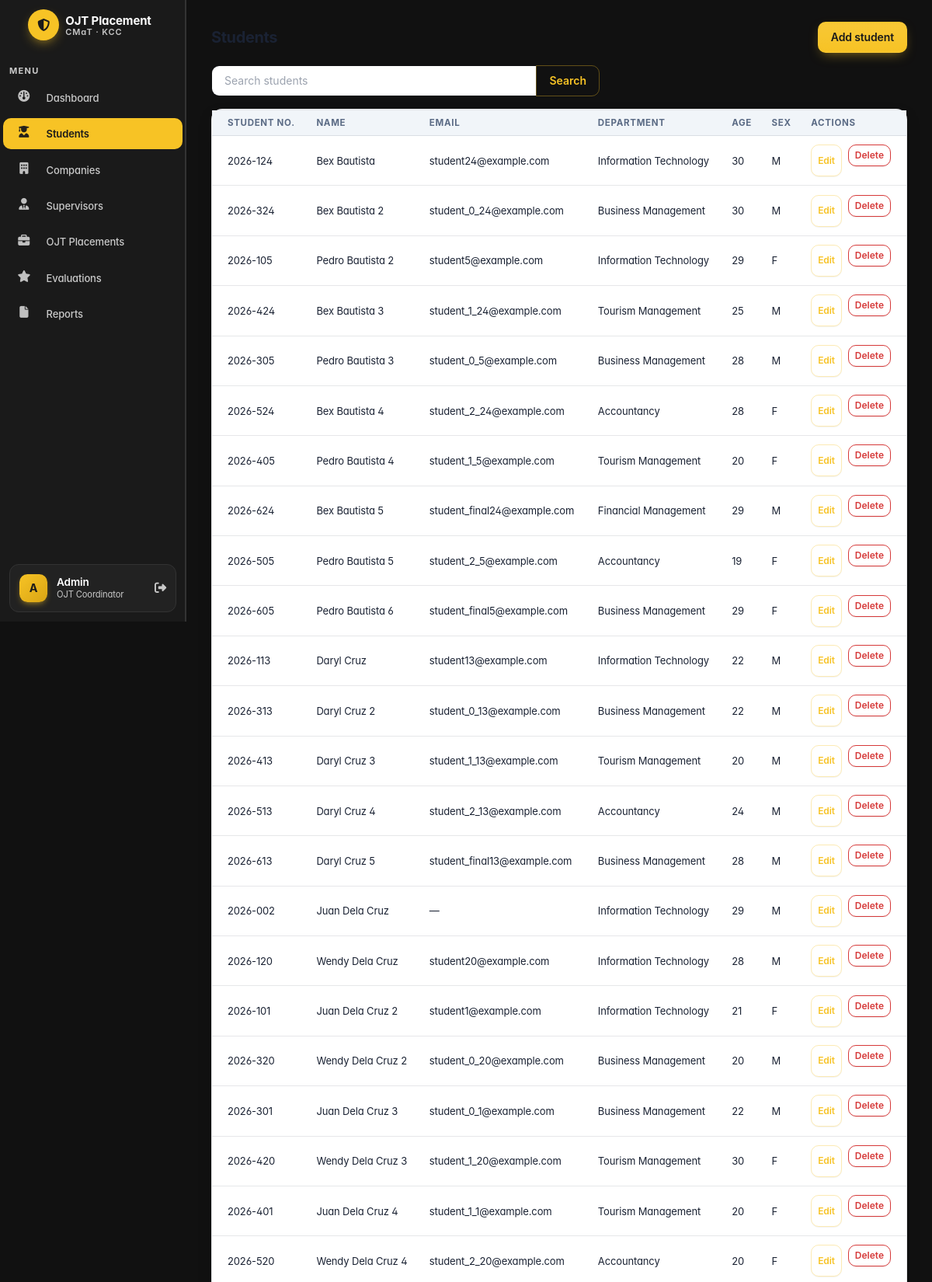
The app's page /students/ (signed in, upper part) with its own data.
### apps/students/models.py (models this page shows, shortened)
class Student(models.Model):
    student_number = models.CharField(max_length=20, unique=True)
    first_name = models.CharField(max_length=50)
    last_name = models.CharField(max_length=50)
    email = models.EmailField(max_length=100, blank=True)
    contact_no = models.CharField(max_length=20, blank=True)
    department = models.ForeignKey(Department, on_delete=models.PROTECT, related_name='students')
    age = models.PositiveSmallIntegerField(
        null=True,
        blank=True,
        validators=[MinValueValidator(19), MaxValueValidator(30)],
    )
    sex = models.CharField(max_length=10, blank=True, choices=[('M', 'Male'), ('F', 'Female')])
    class Meta:
        ordering = ['last_name', 'first_name']

### apps/departments/models.py (models this page shows, shortened)
class Department(models.Model):
    department_name = models.CharField(max_length=100, unique=True)
    department_head = models.CharField(max_length=100, blank=True)
    class Meta:
        ordering = ['department_name']

### apps/students/views.py (the view, shortened to what this page needs)
# urls.py: path('', views.student_list, name='list'),
@login_required(login_url='login')
def student_list(request):
    query = request.GET.get('q', '').strip()
    students = Student.objects.select_related('department')
    return render(request, 'students/student_list.html', {'students': students, 'query': query})

### apps/context_processors.py (called while the page is built)
def placement_context(request):
    first_placement_id = None
    try:
        from apps.placements.models import Placement
        first_placement = Placement.objects.order_by('-start_date').first()
        if first_placement is not None:
            first_placement_id = first_placement.pk
    except Exception:
        first_placement_id = None
    return {'first_placement_id': first_placement_id}

def student_context(request):
    is_student = False
    if request.user.is_authenticated:
        email = getattr(request.user, 'email', '') or ''
        if email:
            from apps.students.models import Student
            is_student = Student.objects.filter(email__iexact=email).exists()
    return {'is_student': is_student}

def supervisor_context(request):
    is_supervisor = False
    if request.user.is_authenticated:
        email = getattr(request.user, 'email', '') or ''
        if email:
            from apps.supervisors.models import Supervisor
            is_supervisor = Supervisor.objects.filter(email__iexact=email).exists()
    return {'is_supervisor': is_supervisor}

### templates/students/student_list.html (shortened to what this page needs)
{% extends "theme/base.html" %}
{% block content %}
<div class="container-xl">
  <div class="page-header d-print-none mb-3">
    <div class="row align-items-center">
      <div class="col"><h2 class="page-title">Students</h2></div>
      <div class="col-auto"><a class="btn btn-primary" href="{% url 'students:create' %}">Add student</a></div>
    </div>
  </div>
  <form method="get" class="mb-3">
    <div class="input-group" style="max-width: 500px;">
      <input class="form-control" type="search" name="q" value="{{ query }}" placeholder="Search students">
      <button class="btn btn-outline-primary" type="submit">Search</button>
    </div>
  </form>
  <div class="card">
    <div class="table-responsive">
      <table class="table table-vcenter card-table">
        <thead><tr><th>Student no.</th><th>Name</th><th>Email</th><th>Department</th><th>Age</th><th>Sex</th><th class="w-1">Actions</th></tr></thead>
        <tbody>
          {% for student in students %}
          <tr>
            <td>{{ student.student_number }}</td>
            <td>{{ student.first_name }} {{ student.last_name }}</td>
            <td>{{ student.email|default:"—" }}</td>
            <td>{{ student.department.department_name }}</td>
            <td>{{ student.age|default:"—" }}</td>
            <td>{{ student.sex|default:"—" }}</td>
            <td><div class="d-flex gap-2">
              <a class="btn btn-sm btn-outline-primary" href="{% url 'students:update' student.pk %}">Edit</a>
              <form method="post" action="{% url 'students:delete' student.pk %}" onsubmit="return confirm('Delete this student?');">
                {% csrf_token %}<button class="btn btn-sm btn-outline-danger" type="submit">Delete</button>
              </form>
            </div></td>
          </tr>
          {% empty %}<tr><td colspan="7" class="text-center text-muted p-4">No students found.</td></tr>{% endfor %}
        </tbody>
      </table>
    </div>
  </div>
</div>
{% endblock %}

### templates/theme/sidebar.html (shortened to what this page needs)
<aside class="navbar navbar-vertical navbar-expand-lg navbar-dark dh-sidebar">
  <div class="container-fluid">
    <div class="navbar-brand navbar-brand-autodark dh-brand">
      <a href="{% url 'dashboard' %}" class="d-flex align-items-center gap-2 text-decoration-none">
        <span class="dh-brand-mark">
          <i class="fa-solid fa-shield-halved"></i>
        </span>
        <span class="lh-1">
          <span class="dh-brand-name">OJT Placement</span>
          <span class="dh-brand-sub">CMaT · KCC</span>
        </span>
      </a>
    </div>
    <div class="collapse navbar-collapse" id="sidebar-menu">
      <ul class="navbar-nav pt-lg-2 py-lg-2">
        <li class="nav-item">
          <span class="dh-nav-section">MENU</span>
        </li>
        <li class="nav-item mb-1">
          <a
            class="nav-link {% if request.resolver_match.url_name == 'dashboard' %}active{% endif %}"
            href="{% url 'dashboard' %}"
            aria-current="{% if request.resolver_match.url_name == 'dashboard' %}page{% else %}false{% endif %}"
          >
            <span class="nav-link-icon d-md-none d-lg-inline-block">
              <i class="fa fa-dashboard"></i>
            </span>
            <span class="nav-link-title">Dashboard</span>
          </a>
        </li>
        <li class="nav-item mb-1">
          <a
            class="nav-link {% if request.resolver_match.app_name == 'students' %}active{% endif %}"
            href="{% url 'students:list' %}"
            aria-current="{% if request.resolver_match.app_name == 'students' %}page{% else %}false{% endif %}"
          >
            <span class="nav-link-icon d-md-none d-lg-inline-block">
              <i class="fas fa-user-graduate"></i>
            </span>
            <span class="nav-link-title">Students</span>
          </a>
        </li>
        <li class="nav-item mb-1">
          <a
            class="nav-link {% if request.resolver_match.app_name == 'companies' %}active{% endif %}"
            href="{% url 'companies:list' %}"
            aria-current="{% if request.resolver_match.app_name == 'companies' %}page{% else %}false{% endif %}"
          >
            <span class="nav-link-icon d-md-none d-lg-inline-block">
              <i class="fas fa-building"></i>
            </span>
            <span class="nav-link-title">Companies</span>
          </a>
        </li>
        <li class="nav-item mb-1">
          <a
            class="nav-link {% if request.resolver_match.app_name == 'supervisors' %}active{% endif %}"
            href="{% url 'supervisors:list' %}"
            aria-current="{% if request.resolver_match.app_name == 'supervisors' %}page{% else %}false{% endif %}"
          >
            <span class="nav-link-icon d-md-none d-lg-inline-block">
              <i class="fas fa-user-tie"></i>
            </span>
            <span class="nav-link-title">Supervisors</span>
          </a>
        </li>
        <li class="nav-item mb-1">
          <a
            class="nav-link {% if request.resolver_match.app_name == 'placements' %}active{% endif %}"
            href="{% url 'placements:list' %}"
            aria-current="{% if request.resolver_match.app_name == 'placements' %}page{% else %}false{% endif %}"
          >
            <span class="nav-link-icon d-md-none d-lg-inline-block">
              <i class="fa fa-briefcase"></i>
            </span>
            <span class="nav-link-title">OJT Placements</span>
          </a>
        </li>
        {% if first_placement_id %}
        <li class="nav-item mb-1">
          <a
            class="nav-link {% if request.resolver_match.url_name == 'evaluation_list' %}active{% endif %}"
            href="{% url 'placements:evaluation_list' first_placement_id %}"
            aria-current="{% if request.resolver_match.url_name == 'evaluation_list' %}page{% else %}false{% endif %}"
          >
            <span class="nav-link-icon d-md-none d-lg-inline-block">
              <i class="fa fa-star"></i>
            </span>
            <span class="nav-link-title">Evaluations</span>
          </a>
        </li>
        {% endif %}
        {% if first_placement_id %}
        <li class="nav-item mb-1">
          <a
            class="nav-link {% if request.resolver_match.url_name == 'report_list' %}active{% endif %}"
            href="{% url 'placements:report_list' first_placement_id %}"
            aria-current="{% if request.resolver_match.url_name == 'report_list' %}page{% else %}false{% endif %}"
          >
            <span class="nav-link-icon d-md-none d-lg-inline-block">
              <i class="fa fa-file"></i>
            </span>
            <span class="nav-link-title">Reports</span>
          </a>
        </li>
        {% endif %}
      </ul>
      <div class="dh-nav-sidebar-footer">
        <div class="dh-user-card">
          <span class="dh-avatar">{{ request.user.first_name|first|upper|default:"A" }}</span>
          <div class="dh-user-meta">
            <span class="dh-user-name">{{ request.user.get_full_name|default:"Admin" }}</span>
            <span class="dh-user-role">OJT Coordinator</span>
          </div>
          <a class="dh-user-logout" href="{% url 'logout' %}" title="Sign out">
            <i class="fa fa-sign-out-alt"></i>
          </a>
        </div>
      </div>
    </div>
  </div>
</aside>

### records on screen
Student: student_number "2026-124", first_name "Bex", last_name "Bautista", email "student24@example.com", department.department_name "Information Technology", age "30", sex "M"
Student: student_number "2026-324", first_name "Bex", last_name "Bautista 2", email "student_0_24@example.com", department.department_name "Business Management", age "30", sex "M"
Student: student_number "2026-105", first_name "Pedro", last_name "Bautista 2", email "student5@example.com", department.department_name "Information Technology", age "29", sex "F"
Student: student_number "2026-424", first_name "Bex", last_name "Bautista 3", email "student_1_24@example.com", department.department_name "Tourism Management", age "25", sex "M"
Student: student_number "2026-305", first_name "Pedro", last_name "Bautista 3", email "student_0_5@example.com", department.department_name "Business Management", age "28", sex "M"
Student: student_number "2026-524", first_name "Bex", last_name "Bautista 4", email "student_2_24@example.com", department.department_name "Accountancy", age "28", sex "F"
Student: student_number "2026-405", first_name "Pedro", last_name "Bautista 4", email "student_1_5@example.com", department.department_name "Tourism Management", age "20", sex "F"
Student: student_number "2026-624", first_name "Bex", last_name "Bautista 5", email "student_final24@example.com", department.department_name "Financial Management", age "29", sex "M"
Student: student_number "2026-505", first_name "Pedro", last_name "Bautista 5", email "student_2_5@example.com", department.department_name "Accountancy", age "19", sex "F"
Student: student_number "2026-605", first_name "Pedro", last_name "Bautista 6", email "student_final5@example.com", department.department_name "Business Management", age "29", sex "F"
Student: student_number "2026-113", first_name "Daryl", last_name "Cruz", email "student13@example.com", department.department_name "Information Technology", age "22", sex "M"
Student: student_number "2026-313", first_name "Daryl", last_name "Cruz 2", email "student_0_13@example.com", department.department_name "Business Management", age "22", sex "M"
Student: student_number "2026-413", first_name "Daryl", last_name "Cruz 3", email "student_1_13@example.com", department.department_name "Tourism Management", age "20", sex "M"
Student: student_number "2026-513", first_name "Daryl", last_name "Cruz 4", email "student_2_13@example.com", department.department_name "Accountancy", age "24", sex "M"
Student: student_number "2026-613", first_name "Daryl", last_name "Cruz 5", email "student_final13@example.com", department.department_name "Business Management", age "28", sex "M"
Student: student_number "2026-002", first_name "Juan", last_name "Dela Cruz", email "—", department.department_name "Information Technology", age "29", sex "M"
Student: student_number "2026-120", first_name "Wendy", last_name "Dela Cruz", email "student20@example.com", department.department_name "Information Technology", age "28", sex "M"
Student: student_number "2026-101", first_name "Juan", last_name "Dela Cruz 2", email "student1@example.com", department.department_name "Information Technology", age "21", sex "F"
Student: student_number "2026-320", first_name "Wendy", last_name "Dela Cruz 2", email "student_0_20@example.com", department.department_name "Business Management", age "20", sex "M"
Student: student_number "2026-301", first_name "Juan", last_name "Dela Cruz 3", email "student_0_1@example.com", department.department_name "Business Management", age "22", sex "M"
Student: student_number "2026-420", first_name "Wendy", last_name "Dela Cruz 3", email "student_1_20@example.com", department.department_name "Tourism Management", age "30", sex "F"
Student: student_number "2026-401", first_name "Juan", last_name "Dela Cruz 4", email "student_1_1@example.com", department.department_name "Tourism Management", age "20", sex "F"
Student: student_number "2026-520", first_name "Wendy", last_name "Dela Cruz 4", email "student_2_20@example.com", department.department_name "Accountancy", age "20", sex "F"

### other values on screen
{{ request.user.first_name|first|upper|default:"A" }} "A"
{{ request.user.get_full_name|default:"Admin" }} "Admin"
